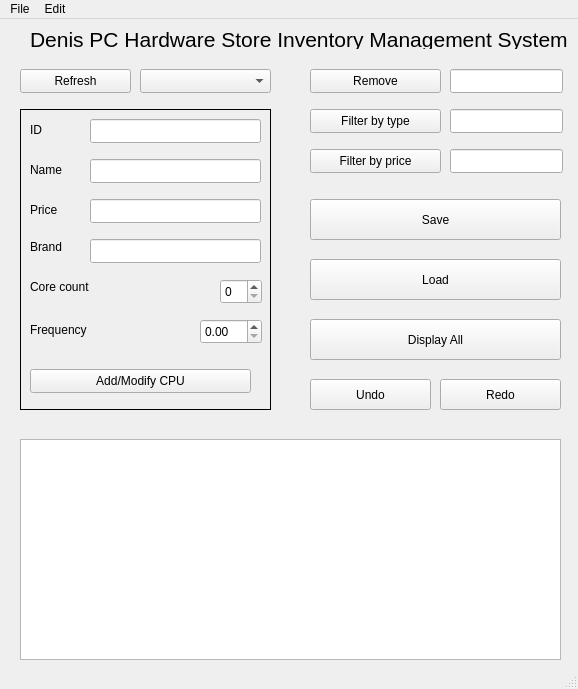
<?xml version="1.0" encoding="UTF-8"?>
<ui version="4.0">
 <class>GUIApp</class>
 <widget class="QMainWindow" name="GUIApp">
  <property name="enabled">
   <bool>true</bool>
  </property>
  <property name="geometry">
   <rect>
    <x>0</x>
    <y>0</y>
    <width>578</width>
    <height>689</height>
   </rect>
  </property>
  <property name="windowTitle">
   <string>Denis PC Hardware Shop</string>
  </property>
  <widget class="QWidget" name="centralwidget">
   <property name="enabled">
    <bool>true</bool>
   </property>
   <widget class="QComboBox" name="itemComboBox">
    <property name="geometry">
     <rect>
      <x>140</x>
      <y>50</y>
      <width>131</width>
      <height>24</height>
     </rect>
    </property>
   </widget>
   <widget class="QPushButton" name="refreshButton">
    <property name="geometry">
     <rect>
      <x>20</x>
      <y>50</y>
      <width>111</width>
      <height>24</height>
     </rect>
    </property>
    <property name="text">
     <string>Refresh</string>
    </property>
   </widget>
   <widget class="QFrame" name="CPUInput">
    <property name="enabled">
     <bool>true</bool>
    </property>
    <property name="geometry">
     <rect>
      <x>20</x>
      <y>90</y>
      <width>251</width>
      <height>301</height>
     </rect>
    </property>
    <property name="frameShape">
     <enum>QFrame::Box</enum>
    </property>
    <property name="frameShadow">
     <enum>QFrame::Plain</enum>
    </property>
    <widget class="QLabel" name="CPUNameL">
     <property name="geometry">
      <rect>
       <x>10</x>
       <y>50</y>
       <width>61</width>
       <height>21</height>
      </rect>
     </property>
     <property name="text">
      <string>Name</string>
     </property>
    </widget>
    <widget class="QLineEdit" name="CPUName">
     <property name="geometry">
      <rect>
       <x>70</x>
       <y>50</y>
       <width>171</width>
       <height>24</height>
      </rect>
     </property>
    </widget>
    <widget class="QLabel" name="CPUPriceL">
     <property name="geometry">
      <rect>
       <x>10</x>
       <y>90</y>
       <width>49</width>
       <height>21</height>
      </rect>
     </property>
     <property name="text">
      <string>Price</string>
     </property>
    </widget>
    <widget class="QLineEdit" name="CPUPrice">
     <property name="geometry">
      <rect>
       <x>70</x>
       <y>90</y>
       <width>171</width>
       <height>24</height>
      </rect>
     </property>
    </widget>
    <widget class="QLabel" name="CPUBrandL">
     <property name="geometry">
      <rect>
       <x>10</x>
       <y>130</y>
       <width>49</width>
       <height>16</height>
      </rect>
     </property>
     <property name="text">
      <string>Brand</string>
     </property>
    </widget>
    <widget class="QLineEdit" name="CPUBrand">
     <property name="geometry">
      <rect>
       <x>70</x>
       <y>130</y>
       <width>171</width>
       <height>24</height>
      </rect>
     </property>
    </widget>
    <widget class="QLabel" name="CPUCoreL">
     <property name="geometry">
      <rect>
       <x>10</x>
       <y>170</y>
       <width>71</width>
       <height>16</height>
      </rect>
     </property>
     <property name="text">
      <string>Core count</string>
     </property>
    </widget>
    <widget class="QSpinBox" name="CPUCore">
     <property name="geometry">
      <rect>
       <x>200</x>
       <y>170</y>
       <width>42</width>
       <height>25</height>
      </rect>
     </property>
     <property name="maximum">
      <number>32</number>
     </property>
    </widget>
    <widget class="QDoubleSpinBox" name="CPUFrequency">
     <property name="geometry">
      <rect>
       <x>180</x>
       <y>210</y>
       <width>62</width>
       <height>25</height>
      </rect>
     </property>
     <property name="singleStep">
      <double>0.100000000000000</double>
     </property>
    </widget>
    <widget class="QLabel" name="CPUFrequencyL">
     <property name="geometry">
      <rect>
       <x>10</x>
       <y>210</y>
       <width>71</width>
       <height>21</height>
      </rect>
     </property>
     <property name="text">
      <string>Frequency</string>
     </property>
    </widget>
    <widget class="QPushButton" name="CPUAdd">
     <property name="geometry">
      <rect>
       <x>10</x>
       <y>260</y>
       <width>221</width>
       <height>24</height>
      </rect>
     </property>
     <property name="text">
      <string>Add/Modify CPU</string>
     </property>
    </widget>
    <widget class="QLineEdit" name="CPUID">
     <property name="geometry">
      <rect>
       <x>70</x>
       <y>10</y>
       <width>171</width>
       <height>24</height>
      </rect>
     </property>
    </widget>
    <widget class="QLabel" name="CPUIDL">
     <property name="geometry">
      <rect>
       <x>10</x>
       <y>10</y>
       <width>49</width>
       <height>21</height>
      </rect>
     </property>
     <property name="text">
      <string>ID</string>
     </property>
    </widget>
   </widget>
   <widget class="QPushButton" name="RemoveButton">
    <property name="geometry">
     <rect>
      <x>310</x>
      <y>50</y>
      <width>131</width>
      <height>24</height>
     </rect>
    </property>
    <property name="text">
     <string>Remove</string>
    </property>
   </widget>
   <widget class="QLineEdit" name="RemoveID">
    <property name="geometry">
     <rect>
      <x>450</x>
      <y>50</y>
      <width>113</width>
      <height>24</height>
     </rect>
    </property>
   </widget>
   <widget class="QPushButton" name="FilterTypeButton">
    <property name="geometry">
     <rect>
      <x>310</x>
      <y>90</y>
      <width>131</width>
      <height>24</height>
     </rect>
    </property>
    <property name="text">
     <string>Filter by type</string>
    </property>
   </widget>
   <widget class="QPushButton" name="FilterPriceButton">
    <property name="geometry">
     <rect>
      <x>310</x>
      <y>130</y>
      <width>131</width>
      <height>24</height>
     </rect>
    </property>
    <property name="text">
     <string>Filter by price</string>
    </property>
   </widget>
   <widget class="QLineEdit" name="FilterType">
    <property name="geometry">
     <rect>
      <x>450</x>
      <y>90</y>
      <width>113</width>
      <height>24</height>
     </rect>
    </property>
   </widget>
   <widget class="QLineEdit" name="FilterPrice">
    <property name="geometry">
     <rect>
      <x>450</x>
      <y>130</y>
      <width>113</width>
      <height>24</height>
     </rect>
    </property>
   </widget>
   <widget class="QPushButton" name="SaveButton">
    <property name="geometry">
     <rect>
      <x>310</x>
      <y>180</y>
      <width>251</width>
      <height>41</height>
     </rect>
    </property>
    <property name="text">
     <string>Save</string>
    </property>
   </widget>
   <widget class="QPushButton" name="LoadButton">
    <property name="geometry">
     <rect>
      <x>310</x>
      <y>240</y>
      <width>251</width>
      <height>41</height>
     </rect>
    </property>
    <property name="text">
     <string>Load</string>
    </property>
   </widget>
   <widget class="QPushButton" name="PrintAllButton">
    <property name="geometry">
     <rect>
      <x>310</x>
      <y>300</y>
      <width>251</width>
      <height>41</height>
     </rect>
    </property>
    <property name="text">
     <string>Display All</string>
    </property>
   </widget>
   <widget class="QPushButton" name="UndoButton">
    <property name="geometry">
     <rect>
      <x>310</x>
      <y>360</y>
      <width>121</width>
      <height>31</height>
     </rect>
    </property>
    <property name="text">
     <string>Undo</string>
    </property>
   </widget>
   <widget class="QPushButton" name="RedoButton">
    <property name="geometry">
     <rect>
      <x>440</x>
      <y>360</y>
      <width>121</width>
      <height>31</height>
     </rect>
    </property>
    <property name="text">
     <string>Redo</string>
    </property>
   </widget>
   <widget class="QListWidget" name="ItemList">
    <property name="geometry">
     <rect>
      <x>20</x>
      <y>420</y>
      <width>541</width>
      <height>221</height>
     </rect>
    </property>
   </widget>
   <widget class="QLabel" name="label">
    <property name="geometry">
     <rect>
      <x>30</x>
      <y>10</y>
      <width>541</width>
      <height>20</height>
     </rect>
    </property>
    <property name="font">
     <font>
      <pointsize>16</pointsize>
     </font>
    </property>
    <property name="text">
     <string>Denis PC Hardware Store Inventory Management System</string>
    </property>
   </widget>
  </widget>
  <widget class="QMenuBar" name="menubar">
   <property name="geometry">
    <rect>
     <x>0</x>
     <y>0</y>
     <width>578</width>
     <height>21</height>
    </rect>
   </property>
   <widget class="QMenu" name="menuFile">
    <property name="title">
     <string>File</string>
    </property>
    <addaction name="actionSave"/>
    <addaction name="actionLoad"/>
   </widget>
   <widget class="QMenu" name="menuEdit">
    <property name="title">
     <string>Edit</string>
    </property>
    <addaction name="actionUndo"/>
    <addaction name="actionRedo"/>
   </widget>
   <addaction name="menuFile"/>
   <addaction name="menuEdit"/>
  </widget>
  <widget class="QStatusBar" name="statusbar"/>
  <action name="actionSave">
   <property name="text">
    <string>Save</string>
   </property>
   <property name="shortcut">
    <string>Ctrl+S</string>
   </property>
  </action>
  <action name="actionLoad">
   <property name="text">
    <string>Load</string>
   </property>
   <property name="shortcut">
    <string>Ctrl+O</string>
   </property>
  </action>
  <action name="actionUndo">
   <property name="text">
    <string>Undo</string>
   </property>
   <property name="shortcut">
    <string>Ctrl+Z</string>
   </property>
  </action>
  <action name="actionRedo">
   <property name="text">
    <string>Redo</string>
   </property>
   <property name="shortcut">
    <string>Ctrl+Shift+Z</string>
   </property>
  </action>
 </widget>
 <resources/>
 <connections/>
</ui>
